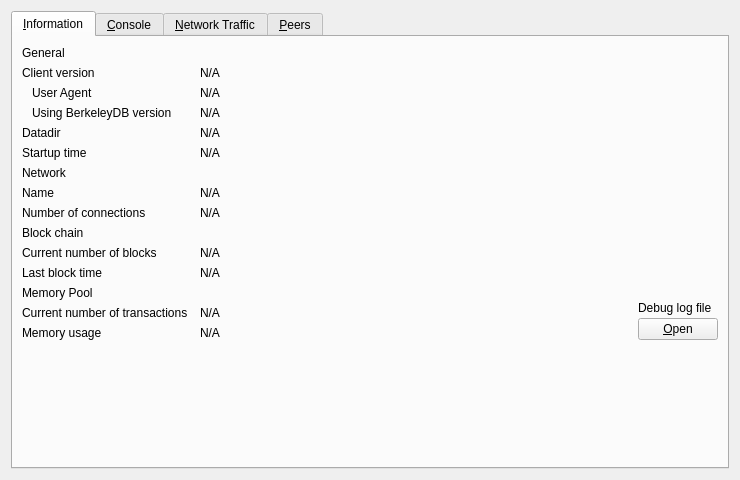
<?xml version="1.0" encoding="UTF-8"?>
<ui version="4.0">
 <class>RPCConsole</class>
 <widget class="QWidget" name="RPCConsole">
  <property name="geometry">
   <rect>
    <x>0</x>
    <y>0</y>
    <width>740</width>
    <height>430</height>
   </rect>
  </property>
  <property name="windowTitle">
   <string>Debug window</string>
  </property>
  <layout class="QVBoxLayout" name="verticalLayout_2">
   <item>
    <widget class="QTabWidget" name="tabWidget">
     <property name="currentIndex">
      <number>0</number>
     </property>
     <widget class="QWidget" name="tab_info">
      <attribute name="title">
       <string>&amp;Information</string>
      </attribute>
      <layout class="QGridLayout" name="gridLayout" columnstretch="0,1,0">
       <property name="horizontalSpacing">
        <number>12</number>
       </property>
       <item row="0" column="0">
        <widget class="QLabel" name="label_9">
         <property name="font">
          <font>
           <weight>50</weight>
           <bold>false</bold>
          </font>
         </property>
         <property name="text">
          <string>General</string>
         </property>
        </widget>
       </item>
       <item row="1" column="0">
        <widget class="QLabel" name="label_6">
         <property name="text">
          <string>Client version</string>
         </property>
        </widget>
       </item>
       <item row="1" column="1" colspan="2">
        <widget class="QLabel" name="clientVersion">
         <property name="cursor">
          <cursorShape>IBeamCursor</cursorShape>
         </property>
         <property name="text">
          <string>N/A</string>
         </property>
         <property name="textFormat">
          <enum>Qt::PlainText</enum>
         </property>
         <property name="textInteractionFlags">
          <set>Qt::LinksAccessibleByMouse|Qt::TextSelectableByKeyboard|Qt::TextSelectableByMouse</set>
         </property>
        </widget>
       </item>
       <item row="2" column="0">
        <widget class="QLabel" name="labelClientUserAgent">
         <property name="text">
          <string>User Agent</string>
         </property>
         <property name="indent">
          <number>10</number>
         </property>
        </widget>
       </item>
       <item row="2" column="1" colspan="2">
        <widget class="QLabel" name="clientUserAgent">
         <property name="cursor">
          <cursorShape>IBeamCursor</cursorShape>
         </property>
         <property name="text">
          <string>N/A</string>
         </property>
         <property name="textFormat">
          <enum>Qt::PlainText</enum>
         </property>
         <property name="textInteractionFlags">
          <set>Qt::LinksAccessibleByMouse|Qt::TextSelectableByKeyboard|Qt::TextSelectableByMouse</set>
         </property>
        </widget>
       </item>
       <item row="3" column="0">
        <widget class="QLabel" name="label_berkeleyDBVersion">
         <property name="text">
          <string>Using BerkeleyDB version</string>
         </property>
         <property name="indent">
          <number>10</number>
         </property>
        </widget>
       </item>
       <item row="3" column="1" colspan="2">
        <widget class="QLabel" name="berkeleyDBVersion">
         <property name="cursor">
          <cursorShape>IBeamCursor</cursorShape>
         </property>
         <property name="text">
          <string>N/A</string>
         </property>
         <property name="textFormat">
          <enum>Qt::PlainText</enum>
         </property>
         <property name="textInteractionFlags">
          <set>Qt::LinksAccessibleByMouse|Qt::TextSelectableByKeyboard|Qt::TextSelectableByMouse</set>
         </property>
        </widget>
       </item>
       <item row="4" column="0">
        <widget class="QLabel" name="label_12">
         <property name="text">
          <string>Datadir</string>
         </property>
        </widget>
       </item>
       <item row="4" column="1" colspan="2">
        <widget class="QLabel" name="dataDir">
         <property name="cursor">
          <cursorShape>IBeamCursor</cursorShape>
         </property>
         <property name="text">
          <string>N/A</string>
         </property>
         <property name="textFormat">
          <enum>Qt::PlainText</enum>
         </property>
         <property name="wordWrap">
          <bool>true</bool>
         </property>
         <property name="textInteractionFlags">
          <set>Qt::LinksAccessibleByMouse|Qt::TextSelectableByKeyboard|Qt::TextSelectableByMouse</set>
         </property>
        </widget>
       </item>
       <item row="5" column="0">
        <widget class="QLabel" name="label_13">
         <property name="text">
          <string>Startup time</string>
         </property>
        </widget>
       </item>
       <item row="5" column="1" colspan="2">
        <widget class="QLabel" name="startupTime">
         <property name="cursor">
          <cursorShape>IBeamCursor</cursorShape>
         </property>
         <property name="text">
          <string>N/A</string>
         </property>
         <property name="textFormat">
          <enum>Qt::PlainText</enum>
         </property>
         <property name="textInteractionFlags">
          <set>Qt::LinksAccessibleByMouse|Qt::TextSelectableByKeyboard|Qt::TextSelectableByMouse</set>
         </property>
        </widget>
       </item>
       <item row="6" column="0">
           <widget class="QLabel" name="labelNetwork">
               <property name="font">
                   <font>
                       <weight>50</weight>
                       <bold>false</bold>
                   </font>
               </property>
               <property name="text">
                   <string>Network</string>
               </property>
           </widget>
       </item>
       <item row="7" column="0">
        <widget class="QLabel" name="label_8">
         <property name="text">
          <string>Name</string>
         </property>
        </widget>
       </item>
       <item row="7" column="1" colspan="2">
        <widget class="QLabel" name="networkName">
         <property name="cursor">
          <cursorShape>IBeamCursor</cursorShape>
         </property>
         <property name="text">
          <string>N/A</string>
         </property>
         <property name="textFormat">
          <enum>Qt::PlainText</enum>
         </property>
         <property name="textInteractionFlags">
          <set>Qt::LinksAccessibleByMouse|Qt::TextSelectableByKeyboard|Qt::TextSelectableByMouse</set>
         </property>
        </widget>
       </item>
       <item row="8" column="0">
        <widget class="QLabel" name="label_7">
         <property name="text">
          <string>Number of connections</string>
         </property>
        </widget>
       </item>
       <item row="8" column="1" colspan="2">
        <widget class="QLabel" name="numberOfConnections">
         <property name="cursor">
          <cursorShape>IBeamCursor</cursorShape>
         </property>
         <property name="text">
          <string>N/A</string>
         </property>
         <property name="textFormat">
          <enum>Qt::PlainText</enum>
         </property>
         <property name="textInteractionFlags">
          <set>Qt::LinksAccessibleByMouse|Qt::TextSelectableByKeyboard|Qt::TextSelectableByMouse</set>
         </property>
        </widget>
       </item>
       <item row="9" column="0">
        <widget class="QLabel" name="label_10">
         <property name="font">
          <font>
           <weight>50</weight>
           <bold>false</bold>
          </font>
         </property>
         <property name="text">
          <string>Block chain</string>
         </property>
        </widget>
       </item>
       <item row="10" column="0">
        <widget class="QLabel" name="label_3">
         <property name="text">
          <string>Current number of blocks</string>
         </property>
        </widget>
       </item>
       <item row="10" column="1" colspan="2">
        <widget class="QLabel" name="numberOfBlocks">
         <property name="cursor">
          <cursorShape>IBeamCursor</cursorShape>
         </property>
         <property name="text">
          <string>N/A</string>
         </property>
         <property name="textFormat">
          <enum>Qt::PlainText</enum>
         </property>
         <property name="textInteractionFlags">
          <set>Qt::LinksAccessibleByMouse|Qt::TextSelectableByKeyboard|Qt::TextSelectableByMouse</set>
         </property>
        </widget>
       </item>
       <item row="11" column="0">
        <widget class="QLabel" name="labelLastBlockTime">
         <property name="text">
          <string>Last block time</string>
         </property>
        </widget>
       </item>
       <item row="11" column="1" colspan="2">
        <widget class="QLabel" name="lastBlockTime">
         <property name="cursor">
          <cursorShape>IBeamCursor</cursorShape>
         </property>
         <property name="text">
          <string>N/A</string>
         </property>
         <property name="textFormat">
          <enum>Qt::PlainText</enum>
         </property>
         <property name="textInteractionFlags">
          <set>Qt::LinksAccessibleByMouse|Qt::TextSelectableByKeyboard|Qt::TextSelectableByMouse</set>
         </property>
        </widget>
       </item>
       <item row="12" column="0">
        <widget class="QLabel" name="labelMempoolTitle">
         <property name="font">
          <font>
           <weight>50</weight>
           <bold>false</bold>
          </font>
         </property>
         <property name="text">
          <string>Memory Pool</string>
         </property>
        </widget>
       </item>
       <item row="13" column="0">
        <widget class="QLabel" name="labelNumberOfTransactions">
         <property name="text">
          <string>Current number of transactions</string>
         </property>
        </widget>
       </item>
       <item row="13" column="1">
        <widget class="QLabel" name="mempoolNumberTxs">
         <property name="cursor">
          <cursorShape>IBeamCursor</cursorShape>
         </property>
         <property name="text">
          <string>N/A</string>
         </property>
         <property name="textFormat">
          <enum>Qt::PlainText</enum>
         </property>
         <property name="textInteractionFlags">
          <set>Qt::LinksAccessibleByMouse|Qt::TextSelectableByKeyboard|Qt::TextSelectableByMouse</set>
         </property>
        </widget>
       </item>
       <item row="14" column="0">
        <widget class="QLabel" name="labelMemoryUsage">
         <property name="text">
          <string>Memory usage</string>
         </property>
        </widget>
       </item>
       <item row="14" column="1">
        <widget class="QLabel" name="mempoolSize">
         <property name="cursor">
          <cursorShape>IBeamCursor</cursorShape>
         </property>
         <property name="text">
          <string>N/A</string>
         </property>
         <property name="textFormat">
          <enum>Qt::PlainText</enum>
         </property>
         <property name="textInteractionFlags">
          <set>Qt::LinksAccessibleByMouse|Qt::TextSelectableByKeyboard|Qt::TextSelectableByMouse</set>
         </property>
        </widget>
       </item>
       <item row="12" column="2" rowspan="3">
        <layout class="QVBoxLayout" name="verticalLayoutDebugButton">
         <property name="spacing">
          <number>3</number>
         </property>
         <item>
          <spacer name="verticalSpacer_2">
           <property name="orientation">
            <enum>Qt::Vertical</enum>
           </property>
           <property name="sizeHint" stdset="0">
            <size>
             <width>10</width>
             <height>5</height>
            </size>
           </property>
          </spacer>
         </item>
         <item>
          <widget class="QLabel" name="labelDebugLogfile">
           <property name="text">
            <string>Debug log file</string>
           </property>
          </widget>
         </item>
         <item>
          <widget class="QPushButton" name="openDebugLogfileButton">
           <property name="toolTip">
            <string>Open the %1 debug log file from the current data directory. This can take a few seconds for large log files.</string>
           </property>
           <property name="text">
            <string>&amp;Open</string>
           </property>
           <property name="autoDefault">
            <bool>false</bool>
           </property>
          </widget>
         </item>
        </layout>
       </item>
       <item row="15" column="0">
        <spacer name="verticalSpacer">
         <property name="orientation">
          <enum>Qt::Vertical</enum>
         </property>
         <property name="sizeHint" stdset="0">
          <size>
           <width>20</width>
           <height>40</height>
          </size>
         </property>
        </spacer>
       </item>
      </layout>
     </widget>
     <widget class="QWidget" name="tab_console">
      <attribute name="title">
       <string>&amp;Console</string>
      </attribute>
      <layout class="QVBoxLayout" name="verticalLayout_3">
       <property name="spacing">
        <number>3</number>
       </property>
       <property name="bottomMargin">
        <number>5</number>
       </property>
       <item>
        <layout class="QHBoxLayout" name="horizontalLayout">
         <property name="spacing">
          <number>4</number>
         </property>
         <item>
          <spacer name="horizontalSpacer">
           <property name="orientation">
            <enum>Qt::Horizontal</enum>
           </property>
           <property name="sizeHint" stdset="0">
            <size>
             <width>40</width>
             <height>20</height>
            </size>
           </property>
          </spacer>
         </item>
         <item>
          <widget class="QPushButton" name="fontSmallerButton">
           <property name="maximumSize">
            <size>
             <width>24</width>
             <height>24</height>
            </size>
           </property>
           <property name="text">
            <string/>
           </property>
           <property name="toolTip">
            <string>Decrease font size</string>
           </property>
           <property name="icon">
            <iconset resource="../aokchain.qrc">
             <normaloff>:/icons/fontsmaller</normaloff>:/icons/fontsmaller</iconset>
           </property>
           <property name="iconSize">
            <size>
             <width>24</width>
             <height>16</height>
            </size>
           </property>
           <property name="autoDefault">
            <bool>false</bool>
           </property>
           <property name="flat">
            <bool>true</bool>
           </property>
          </widget>
         </item>
         <item>
          <widget class="QPushButton" name="fontBiggerButton">
           <property name="maximumSize">
            <size>
             <width>24</width>
             <height>24</height>
            </size>
           </property>
           <property name="toolTip">
            <string>Increase font size</string>
           </property>
           <property name="text">
            <string/>
           </property>
           <property name="icon">
            <iconset resource="../aokchain.qrc">
             <normaloff>:/icons/fontbigger</normaloff>:/icons/fontbigger</iconset>
           </property>
           <property name="iconSize">
            <size>
             <width>24</width>
             <height>16</height>
            </size>
           </property>
           <property name="autoDefault">
            <bool>false</bool>
           </property>
           <property name="flat">
            <bool>true</bool>
           </property>
          </widget>
         </item>
         <item>
          <widget class="QPushButton" name="clearButton">
           <property name="maximumSize">
            <size>
             <width>24</width>
             <height>24</height>
            </size>
           </property>
           <property name="toolTip">
            <string>Clear console</string>
           </property>
           <property name="layoutDirection">
            <enum>Qt::LeftToRight</enum>
           </property>
           <property name="text">
            <string/>
           </property>
           <property name="icon">
            <iconset resource="../aokchain.qrc">
             <normaloff>:/icons/remove</normaloff>:/icons/remove</iconset>
           </property>
           <property name="shortcut">
            <string notr="true">Ctrl+L</string>
           </property>
           <property name="autoDefault">
            <bool>false</bool>
           </property>
           <property name="flat">
            <bool>true</bool>
           </property>
          </widget>
         </item>
        </layout>
       </item>
       <item>
        <widget class="QTextEdit" name="messagesWidget">
         <property name="minimumSize">
          <size>
           <width>0</width>
           <height>100</height>
          </size>
         </property>
         <property name="readOnly">
          <bool>true</bool>
         </property>
         <property name="tabKeyNavigation" stdset="0">
          <bool>false</bool>
         </property>
         <property name="columnCount" stdset="0">
          <number>2</number>
         </property>
        </widget>
       </item>
       <item>
        <layout class="QHBoxLayout" name="horizontalLayoutPrompt">
         <property name="spacing">
          <number>3</number>
         </property>
         <item>
          <widget class="QPushButton" name="promptIcon">
           <property name="enabled">
            <bool>false</bool>
           </property>
           <property name="maximumSize">
            <size>
             <width>16</width>
             <height>24</height>
            </size>
           </property>
           <property name="text">
            <string/>
           </property>
           <property name="icon">
            <iconset resource="../aokchain.qrc">
             <normaloff>:/icons/prompticon</normaloff>
             <disabledoff>:/icons/prompticon</disabledoff>:/icons/prompticon</iconset>
           </property>
           <property name="iconSize">
            <size>
             <width>14</width>
             <height>14</height>
            </size>
           </property>
           <property name="autoDefault">
            <bool>false</bool>
           </property>
           <property name="flat">
            <bool>true</bool>
           </property>
          </widget>
         </item>
         <item>
          <widget class="QLineEdit" name="lineEdit">
           <property name="placeholderText">
            <string/>
           </property>
          </widget>
         </item>
        </layout>
       </item>
      </layout>
     </widget>
     <widget class="QWidget" name="tab_nettraffic">
      <attribute name="title">
       <string>&amp;Network Traffic</string>
      </attribute>
      <layout class="QHBoxLayout" name="horizontalLayout_3">
       <item>
        <layout class="QVBoxLayout" name="verticalLayout_4">
         <item>
          <widget class="TrafficGraphWidget" name="trafficGraph" native="true">
           <property name="sizePolicy">
            <sizepolicy hsizetype="Expanding" vsizetype="Expanding">
             <horstretch>0</horstretch>
             <verstretch>0</verstretch>
            </sizepolicy>
           </property>
          </widget>
         </item>
         <item>
          <layout class="QHBoxLayout" name="horizontalLayout_2">
           <item>
            <widget class="QSlider" name="sldGraphRange">
             <property name="minimum">
              <number>1</number>
             </property>
             <property name="maximum">
              <number>288</number>
             </property>
             <property name="pageStep">
              <number>12</number>
             </property>
             <property name="value">
              <number>6</number>
             </property>
             <property name="orientation">
              <enum>Qt::Horizontal</enum>
             </property>
            </widget>
           </item>
           <item>
            <widget class="QLabel" name="lblGraphRange">
             <property name="minimumSize">
              <size>
               <width>100</width>
               <height>0</height>
              </size>
             </property>
             <property name="alignment">
              <set>Qt::AlignCenter</set>
             </property>
            </widget>
           </item>
           <item>
            <widget class="QPushButton" name="btnClearTrafficGraph">
             <property name="text">
              <string>&amp;Reset</string>
             </property>
             <property name="autoDefault">
              <bool>false</bool>
             </property>
            </widget>
           </item>
          </layout>
         </item>
        </layout>
       </item>
       <item>
        <layout class="QVBoxLayout" name="verticalLayout">
         <item>
          <widget class="QGroupBox" name="groupBox">
           <property name="title">
            <string>Totals</string>
           </property>
           <layout class="QVBoxLayout" name="verticalLayout_5">
            <item>
             <layout class="QHBoxLayout" name="horizontalLayout_4">
              <item>
               <widget class="Line" name="line">
                <property name="sizePolicy">
                 <sizepolicy hsizetype="Fixed" vsizetype="Fixed">
                  <horstretch>0</horstretch>
                  <verstretch>0</verstretch>
                 </sizepolicy>
                </property>
                <property name="minimumSize">
                 <size>
                  <width>10</width>
                  <height>0</height>
                 </size>
                </property>
                <property name="palette">
                 <palette>
                  <active>
                   <colorrole role="Light">
                    <brush brushstyle="SolidPattern">
                     <color alpha="255">
                      <red>0</red>
                      <green>255</green>
                      <blue>0</blue>
                     </color>
                    </brush>
                   </colorrole>
                  </active>
                  <inactive>
                   <colorrole role="Light">
                    <brush brushstyle="SolidPattern">
                     <color alpha="255">
                      <red>0</red>
                      <green>255</green>
                      <blue>0</blue>
                     </color>
                    </brush>
                   </colorrole>
                  </inactive>
                  <disabled>
                   <colorrole role="Light">
                    <brush brushstyle="SolidPattern">
                     <color alpha="255">
                      <red>0</red>
                      <green>255</green>
                      <blue>0</blue>
                     </color>
                    </brush>
                   </colorrole>
                  </disabled>
                 </palette>
                </property>
                <property name="orientation">
                 <enum>Qt::Horizontal</enum>
                </property>
               </widget>
              </item>
              <item>
               <widget class="QLabel" name="label_16">
                <property name="text">
                 <string>Received</string>
                </property>
               </widget>
              </item>
              <item>
               <widget class="QLabel" name="lblBytesIn">
                <property name="minimumSize">
                 <size>
                  <width>50</width>
                  <height>0</height>
                 </size>
                </property>
                <property name="alignment">
                 <set>Qt::AlignRight|Qt::AlignTrailing|Qt::AlignVCenter</set>
                </property>
               </widget>
              </item>
             </layout>
            </item>
            <item>
             <layout class="QHBoxLayout" name="horizontalLayout_5">
              <item>
               <widget class="Line" name="line_2">
                <property name="sizePolicy">
                 <sizepolicy hsizetype="Fixed" vsizetype="Fixed">
                  <horstretch>0</horstretch>
                  <verstretch>0</verstretch>
                 </sizepolicy>
                </property>
                <property name="minimumSize">
                 <size>
                  <width>10</width>
                  <height>0</height>
                 </size>
                </property>
                <property name="palette">
                 <palette>
                  <active>
                   <colorrole role="Light">
                    <brush brushstyle="SolidPattern">
                     <color alpha="255">
                      <red>255</red>
                      <green>0</green>
                      <blue>0</blue>
                     </color>
                    </brush>
                   </colorrole>
                  </active>
                  <inactive>
                   <colorrole role="Light">
                    <brush brushstyle="SolidPattern">
                     <color alpha="255">
                      <red>255</red>
                      <green>0</green>
                      <blue>0</blue>
                     </color>
                    </brush>
                   </colorrole>
                  </inactive>
                  <disabled>
                   <colorrole role="Light">
                    <brush brushstyle="SolidPattern">
                     <color alpha="255">
                      <red>255</red>
                      <green>0</green>
                      <blue>0</blue>
                     </color>
                    </brush>
                   </colorrole>
                  </disabled>
                 </palette>
                </property>
                <property name="orientation">
                 <enum>Qt::Horizontal</enum>
                </property>
               </widget>
              </item>
              <item>
               <widget class="QLabel" name="label_17">
                <property name="text">
                 <string>Sent</string>
                </property>
               </widget>
              </item>
              <item>
               <widget class="QLabel" name="lblBytesOut">
                <property name="minimumSize">
                 <size>
                  <width>50</width>
                  <height>0</height>
                 </size>
                </property>
                <property name="alignment">
                 <set>Qt::AlignRight|Qt::AlignTrailing|Qt::AlignVCenter</set>
                </property>
               </widget>
              </item>
             </layout>
            </item>
            <item>
             <spacer name="verticalSpacer_4">
              <property name="orientation">
               <enum>Qt::Vertical</enum>
              </property>
              <property name="sizeHint" stdset="0">
               <size>
                <width>20</width>
                <height>407</height>
               </size>
              </property>
             </spacer>
            </item>
           </layout>
          </widget>
         </item>
        </layout>
       </item>
      </layout>
     </widget>
     <widget class="QWidget" name="tab_peers">
      <attribute name="title">
       <string>&amp;Peers</string>
      </attribute>
      <layout class="QGridLayout" name="gridLayout_2">
       <item row="0" column="0" rowspan="2">
        <layout class="QVBoxLayout" name="verticalLayout_101">
         <property name="spacing">
          <number>0</number>
         </property>
         <item>
          <widget class="QTableView" name="peerWidget">
           <property name="horizontalScrollBarPolicy">
            <enum>Qt::ScrollBarAsNeeded</enum>
           </property>
           <property name="tabKeyNavigation">
            <bool>false</bool>
           </property>
           <property name="sortingEnabled">
            <bool>true</bool>
           </property>
           <attribute name="horizontalHeaderHighlightSections">
            <bool>false</bool>
           </attribute>
          </widget>
         </item>
         <item>
          <widget class="QLabel" name="banHeading">
           <property name="sizePolicy">
            <sizepolicy hsizetype="Preferred" vsizetype="Minimum">
             <horstretch>0</horstretch>
             <verstretch>0</verstretch>
            </sizepolicy>
           </property>
           <property name="minimumSize">
            <size>
             <width>300</width>
             <height>32</height>
            </size>
           </property>
           <property name="maximumSize">
            <size>
             <width>16777215</width>
             <height>32</height>
            </size>
           </property>
           <property name="font">
            <font>
             <pointsize>12</pointsize>
            </font>
           </property>
           <property name="cursor">
            <cursorShape>IBeamCursor</cursorShape>
           </property>
           <property name="text">
            <string>Banned peers</string>
           </property>
           <property name="alignment">
            <set>Qt::AlignBottom|Qt::AlignLeading|Qt::AlignLeft</set>
           </property>
           <property name="wordWrap">
            <bool>true</bool>
           </property>
           <property name="textInteractionFlags">
            <set>Qt::NoTextInteraction</set>
           </property>
          </widget>
         </item>
         <item>
          <widget class="QTableView" name="banlistWidget">
           <property name="sizePolicy">
            <sizepolicy hsizetype="Expanding" vsizetype="Expanding">
             <horstretch>0</horstretch>
             <verstretch>0</verstretch>
            </sizepolicy>
           </property>
           <property name="horizontalScrollBarPolicy">
            <enum>Qt::ScrollBarAsNeeded</enum>
           </property>
           <property name="tabKeyNavigation">
            <bool>false</bool>
           </property>
           <property name="sortingEnabled">
            <bool>true</bool>
           </property>
           <attribute name="horizontalHeaderHighlightSections">
            <bool>false</bool>
           </attribute>
          </widget>
         </item>
        </layout>
       </item>
       <item row="0" column="1">
        <widget class="QLabel" name="peerHeading">
         <property name="sizePolicy">
          <sizepolicy hsizetype="Preferred" vsizetype="Minimum">
           <horstretch>0</horstretch>
           <verstretch>0</verstretch>
          </sizepolicy>
         </property>
         <property name="minimumSize">
          <size>
           <width>300</width>
           <height>32</height>
          </size>
         </property>
         <property name="font">
          <font>
           <pointsize>10</pointsize>
          </font>
         </property>
         <property name="cursor">
          <cursorShape>IBeamCursor</cursorShape>
         </property>
         <property name="text">
          <string>Select a peer to view detailed information.</string>
         </property>
         <property name="alignment">
          <set>Qt::AlignHCenter|Qt::AlignTop</set>
         </property>
         <property name="wordWrap">
          <bool>true</bool>
         </property>
         <property name="textInteractionFlags">
          <set>Qt::LinksAccessibleByMouse|Qt::TextSelectableByKeyboard|Qt::TextSelectableByMouse</set>
         </property>
        </widget>
       </item>
       <item row="1" column="1">
        <widget class="QWidget" name="detailWidget" native="true">
         <property name="minimumSize">
          <size>
           <width>300</width>
           <height>0</height>
          </size>
         </property>
         <layout class="QGridLayout" name="gridLayout_3">
          <item row="0" column="0">
           <widget class="QLabel" name="label_30">
            <property name="text">
             <string>Whitelisted</string>
            </property>
           </widget>
          </item>
          <item row="0" column="2">
           <widget class="QLabel" name="peerWhitelisted">
            <property name="cursor">
             <cursorShape>IBeamCursor</cursorShape>
            </property>
            <property name="text">
             <string>N/A</string>
            </property>
            <property name="textFormat">
             <enum>Qt::PlainText</enum>
            </property>
            <property name="textInteractionFlags">
             <set>Qt::LinksAccessibleByMouse|Qt::TextSelectableByKeyboard|Qt::TextSelectableByMouse</set>
            </property>
           </widget>
          </item>
          <item row="1" column="0">
           <widget class="QLabel" name="label_23">
            <property name="text">
             <string>Direction</string>
            </property>
           </widget>
          </item>
          <item row="1" column="2">
           <widget class="QLabel" name="peerDirection">
            <property name="cursor">
             <cursorShape>IBeamCursor</cursorShape>
            </property>
            <property name="text">
             <string>N/A</string>
            </property>
            <property name="textFormat">
             <enum>Qt::PlainText</enum>
            </property>
            <property name="textInteractionFlags">
             <set>Qt::LinksAccessibleByMouse|Qt::TextSelectableByKeyboard|Qt::TextSelectableByMouse</set>
            </property>
           </widget>
          </item>
          <item row="2" column="0">
           <widget class="QLabel" name="label_21">
            <property name="text">
             <string>Version</string>
            </property>
           </widget>
          </item>
          <item row="2" column="2">
           <widget class="QLabel" name="peerVersion">
            <property name="cursor">
             <cursorShape>IBeamCursor</cursorShape>
            </property>
            <property name="text">
             <string>N/A</string>
            </property>
            <property name="textFormat">
             <enum>Qt::PlainText</enum>
            </property>
            <property name="textInteractionFlags">
             <set>Qt::LinksAccessibleByMouse|Qt::TextSelectableByKeyboard|Qt::TextSelectableByMouse</set>
            </property>
           </widget>
          </item>
          <item row="3" column="0">
           <widget class="QLabel" name="label_28">
            <property name="text">
             <string>User Agent</string>
            </property>
           </widget>
          </item>
          <item row="3" column="2">
           <widget class="QLabel" name="peerSubversion">
            <property name="cursor">
             <cursorShape>IBeamCursor</cursorShape>
            </property>
            <property name="text">
             <string>N/A</string>
            </property>
            <property name="textFormat">
             <enum>Qt::PlainText</enum>
            </property>
            <property name="textInteractionFlags">
             <set>Qt::LinksAccessibleByMouse|Qt::TextSelectableByKeyboard|Qt::TextSelectableByMouse</set>
            </property>
           </widget>
          </item>
          <item row="4" column="0">
           <widget class="QLabel" name="label_4">
            <property name="text">
             <string>Services</string>
            </property>
           </widget>
          </item>
          <item row="4" column="2">
           <widget class="QLabel" name="peerServices">
            <property name="cursor">
             <cursorShape>IBeamCursor</cursorShape>
            </property>
            <property name="text">
             <string>N/A</string>
            </property>
            <property name="textFormat">
             <enum>Qt::PlainText</enum>
            </property>
            <property name="textInteractionFlags">
             <set>Qt::LinksAccessibleByMouse|Qt::TextSelectableByKeyboard|Qt::TextSelectableByMouse</set>
            </property>
           </widget>
          </item>
          <item row="5" column="0">
           <widget class="QLabel" name="label_29">
            <property name="text">
             <string>Starting Block</string>
            </property>
           </widget>
          </item>
          <item row="5" column="2">
           <widget class="QLabel" name="peerHeight">
            <property name="cursor">
             <cursorShape>IBeamCursor</cursorShape>
            </property>
            <property name="text">
             <string>N/A</string>
            </property>
            <property name="textFormat">
             <enum>Qt::PlainText</enum>
            </property>
            <property name="textInteractionFlags">
             <set>Qt::LinksAccessibleByMouse|Qt::TextSelectableByKeyboard|Qt::TextSelectableByMouse</set>
            </property>
           </widget>
          </item>
          <item row="6" column="0">
           <widget class="QLabel" name="label_27">
            <property name="text">
             <string>Synced Headers</string>
            </property>
           </widget>
          </item>
          <item row="6" column="2">
           <widget class="QLabel" name="peerSyncHeight">
            <property name="cursor">
             <cursorShape>IBeamCursor</cursorShape>
            </property>
            <property name="text">
             <string>N/A</string>
            </property>
            <property name="textFormat">
             <enum>Qt::PlainText</enum>
            </property>
            <property name="textInteractionFlags">
             <set>Qt::LinksAccessibleByMouse|Qt::TextSelectableByKeyboard|Qt::TextSelectableByMouse</set>
            </property>
           </widget>
          </item>
          <item row="7" column="0">
           <widget class="QLabel" name="label_25">
            <property name="text">
             <string>Synced Blocks</string>
            </property>
           </widget>
          </item>
          <item row="7" column="2">
           <widget class="QLabel" name="peerCommonHeight">
            <property name="cursor">
             <cursorShape>IBeamCursor</cursorShape>
            </property>
            <property name="text">
             <string>N/A</string>
            </property>
            <property name="textFormat">
             <enum>Qt::PlainText</enum>
            </property>
            <property name="textInteractionFlags">
             <set>Qt::LinksAccessibleByMouse|Qt::TextSelectableByKeyboard|Qt::TextSelectableByMouse</set>
            </property>
           </widget>
          </item>
          <item row="8" column="0">
           <widget class="QLabel" name="label_24">
            <property name="text">
             <string>Ban Score</string>
            </property>
           </widget>
          </item>
          <item row="8" column="2">
           <widget class="QLabel" name="peerBanScore">
            <property name="cursor">
             <cursorShape>IBeamCursor</cursorShape>
            </property>
            <property name="text">
             <string>N/A</string>
            </property>
            <property name="textFormat">
             <enum>Qt::PlainText</enum>
            </property>
            <property name="textInteractionFlags">
             <set>Qt::LinksAccessibleByMouse|Qt::TextSelectableByKeyboard|Qt::TextSelectableByMouse</set>
            </property>
           </widget>
          </item>
          <item row="9" column="0">
           <widget class="QLabel" name="label_22">
            <property name="text">
             <string>Connection Time</string>
            </property>
           </widget>
          </item>
          <item row="9" column="2">
           <widget class="QLabel" name="peerConnTime">
            <property name="cursor">
             <cursorShape>IBeamCursor</cursorShape>
            </property>
            <property name="text">
             <string>N/A</string>
            </property>
            <property name="textFormat">
             <enum>Qt::PlainText</enum>
            </property>
            <property name="textInteractionFlags">
             <set>Qt::LinksAccessibleByMouse|Qt::TextSelectableByKeyboard|Qt::TextSelectableByMouse</set>
            </property>
           </widget>
          </item>
          <item row="10" column="0">
           <widget class="QLabel" name="label_15">
            <property name="text">
             <string>Last Send</string>
            </property>
           </widget>
          </item>
          <item row="10" column="2">
           <widget class="QLabel" name="peerLastSend">
            <property name="cursor">
             <cursorShape>IBeamCursor</cursorShape>
            </property>
            <property name="text">
             <string>N/A</string>
            </property>
            <property name="textFormat">
             <enum>Qt::PlainText</enum>
            </property>
            <property name="textInteractionFlags">
             <set>Qt::LinksAccessibleByMouse|Qt::TextSelectableByKeyboard|Qt::TextSelectableByMouse</set>
            </property>
           </widget>
          </item>
          <item row="11" column="0">
           <widget class="QLabel" name="label_19">
            <property name="text">
             <string>Last Receive</string>
            </property>
           </widget>
          </item>
          <item row="11" column="2">
           <widget class="QLabel" name="peerLastRecv">
            <property name="cursor">
             <cursorShape>IBeamCursor</cursorShape>
            </property>
            <property name="text">
             <string>N/A</string>
            </property>
            <property name="textFormat">
             <enum>Qt::PlainText</enum>
            </property>
            <property name="textInteractionFlags">
             <set>Qt::LinksAccessibleByMouse|Qt::TextSelectableByKeyboard|Qt::TextSelectableByMouse</set>
            </property>
           </widget>
          </item>
          <item row="12" column="0">
           <widget class="QLabel" name="label_18">
            <property name="text">
             <string>Sent</string>
            </property>
           </widget>
          </item>
          <item row="12" column="2">
           <widget class="QLabel" name="peerBytesSent">
            <property name="cursor">
             <cursorShape>IBeamCursor</cursorShape>
            </property>
            <property name="text">
             <string>N/A</string>
            </property>
            <property name="textFormat">
             <enum>Qt::PlainText</enum>
            </property>
            <property name="textInteractionFlags">
             <set>Qt::LinksAccessibleByMouse|Qt::TextSelectableByKeyboard|Qt::TextSelectableByMouse</set>
            </property>
           </widget>
          </item>
          <item row="13" column="0">
           <widget class="QLabel" name="label_20">
            <property name="text">
             <string>Received</string>
            </property>
           </widget>
          </item>
          <item row="13" column="2">
           <widget class="QLabel" name="peerBytesRecv">
            <property name="cursor">
             <cursorShape>IBeamCursor</cursorShape>
            </property>
            <property name="text">
             <string>N/A</string>
            </property>
            <property name="textFormat">
             <enum>Qt::PlainText</enum>
            </property>
            <property name="textInteractionFlags">
             <set>Qt::LinksAccessibleByMouse|Qt::TextSelectableByKeyboard|Qt::TextSelectableByMouse</set>
            </property>
           </widget>
          </item>
          <item row="14" column="0">
           <widget class="QLabel" name="label_26">
            <property name="text">
             <string>Ping Time</string>
            </property>
           </widget>
          </item>
          <item row="14" column="2">
           <widget class="QLabel" name="peerPingTime">
            <property name="cursor">
             <cursorShape>IBeamCursor</cursorShape>
            </property>
            <property name="text">
             <string>N/A</string>
            </property>
            <property name="textFormat">
             <enum>Qt::PlainText</enum>
            </property>
            <property name="textInteractionFlags">
             <set>Qt::LinksAccessibleByMouse|Qt::TextSelectableByKeyboard|Qt::TextSelectableByMouse</set>
            </property>
           </widget>
          </item>
          <item row="15" column="0">
           <widget class="QLabel" name="peerPingWaitLabel">
            <property name="toolTip">
             <string>The duration of a currently outstanding ping.</string>
            </property>
            <property name="text">
             <string>Ping Wait</string>
            </property>
           </widget>
          </item>
          <item row="15" column="2">
           <widget class="QLabel" name="peerPingWait">
            <property name="cursor">
             <cursorShape>IBeamCursor</cursorShape>
            </property>
            <property name="text">
             <string>N/A</string>
            </property>
            <property name="textFormat">
             <enum>Qt::PlainText</enum>
            </property>
            <property name="textInteractionFlags">
             <set>Qt::LinksAccessibleByMouse|Qt::TextSelectableByKeyboard|Qt::TextSelectableByMouse</set>
            </property>
           </widget>
          </item>
          <item row="16" column="0">
           <widget class="QLabel" name="peerMinPingLabel">
            <property name="text">
             <string>Min Ping</string>
            </property>
           </widget>
          </item>
          <item row="16" column="2">
           <widget class="QLabel" name="peerMinPing">
            <property name="cursor">
             <cursorShape>IBeamCursor</cursorShape>
            </property>
            <property name="text">
             <string>N/A</string>
            </property>
            <property name="textFormat">
             <enum>Qt::PlainText</enum>
            </property>
            <property name="textInteractionFlags">
             <set>Qt::LinksAccessibleByMouse|Qt::TextSelectableByKeyboard|Qt::TextSelectableByMouse</set>
            </property>
           </widget>
          </item>
          <item row="17" column="0">
           <widget class="QLabel" name="label_timeoffset">
            <property name="text">
             <string>Time Offset</string>
            </property>
           </widget>
          </item>
          <item row="17" column="2">
           <widget class="QLabel" name="timeoffset">
            <property name="cursor">
             <cursorShape>IBeamCursor</cursorShape>
            </property>
            <property name="text">
             <string>N/A</string>
            </property>
            <property name="textFormat">
             <enum>Qt::PlainText</enum>
            </property>
            <property name="textInteractionFlags">
             <set>Qt::LinksAccessibleByMouse|Qt::TextSelectableByKeyboard|Qt::TextSelectableByMouse</set>
            </property>
           </widget>
          </item>
          <item row="18" column="1">
           <spacer name="verticalSpacer_3">
            <property name="orientation">
             <enum>Qt::Vertical</enum>
            </property>
            <property name="sizeHint" stdset="0">
             <size>
              <width>20</width>
              <height>40</height>
             </size>
            </property>
           </spacer>
          </item>
         </layout>
        </widget>
       </item>
      </layout>
     </widget>
    </widget>
   </item>
  </layout>
 </widget>
 <customwidgets>
  <customwidget>
   <class>TrafficGraphWidget</class>
   <extends>QWidget</extends>
   <header>trafficgraphwidget.h</header>
   <container>1</container>
   <slots>
    <slot>clear()</slot>
   </slots>
  </customwidget>
 </customwidgets>
 <resources>
  <include location="../aokchain.qrc"/>
 </resources>
 <connections/>
</ui>
